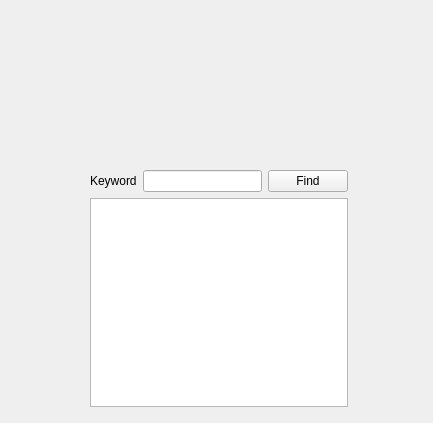
<?xml version="1.0" encoding="UTF-8"?>
<ui version="4.0">
 <class>TextFinder</class>
 <widget class="QWidget" name="TextFinder">
  <property name="geometry">
   <rect>
    <x>0</x>
    <y>0</y>
    <width>433</width>
    <height>423</height>
   </rect>
  </property>
  <property name="windowTitle">
   <string>TextFinder</string>
  </property>
  <widget class="QWidget" name="">
   <property name="geometry">
    <rect>
     <x>90</x>
     <y>170</y>
     <width>258</width>
     <height>237</height>
    </rect>
   </property>
   <layout class="QVBoxLayout" name="verticalLayout">
    <item>
     <layout class="QHBoxLayout" name="horizontalLayout">
      <item>
       <widget class="QLabel" name="label">
        <property name="text">
         <string>Keyword</string>
        </property>
       </widget>
      </item>
      <item>
       <widget class="QLineEdit" name="lineEdit"/>
      </item>
      <item>
       <widget class="QPushButton" name="findButton">
        <property name="text">
         <string>Find</string>
        </property>
       </widget>
      </item>
     </layout>
    </item>
    <item>
     <widget class="QTextEdit" name="textEdit">
      <property name="sizePolicy">
       <sizepolicy hsizetype="Expanding" vsizetype="Expanding">
        <horstretch>0</horstretch>
        <verstretch>0</verstretch>
       </sizepolicy>
      </property>
     </widget>
    </item>
   </layout>
  </widget>
 </widget>
 <resources/>
 <connections/>
</ui>
